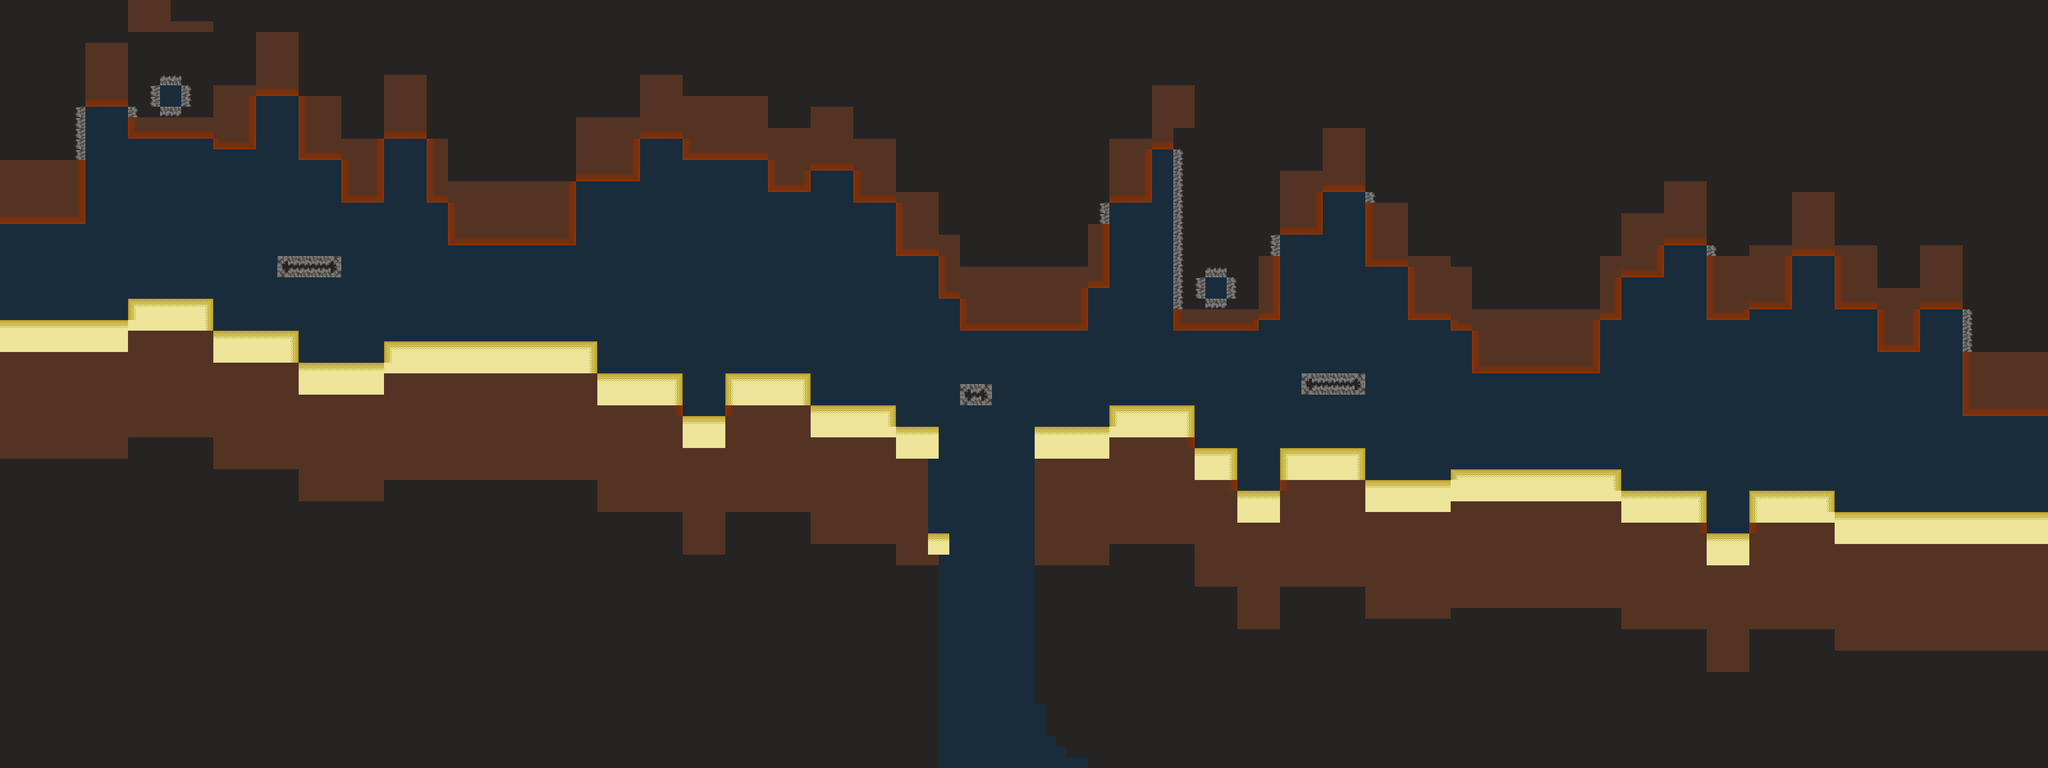

Rendered tile map (Tiled .tmx) drawn with the repository's tilesets; below, a short description and the map source with its tile grids summarised:
An orthogonal 192x72 tile map with 16x16 px tiles, 1 tile layer (Terreno) and 2 objects (Spawn, Connection).

<map version="1.10" tiledversion="1.12.2" orientation="orthogonal" renderorder="right-down" width="192" height="72" tilewidth="16" tileheight="16" infinite="0" backgroundcolor="#192c3b" nextlayerid="3" nextobjectid="35">
 <properties>
  <property name="design_actor_height_px" type="int" value="32" />
  <property name="design_actor_width_px" type="int" value="24" />
  <property name="entry_floor_y" type="int" value="480" />
  <property name="exit_floor_y" type="int" value="768" />
  <property name="next_map" value="Desierto_02_Cavernas_y_ascenso.tmx" />
  <property name="previous_map" value="" />
  <property name="sections" type="int" value="4" />
  <property name="sequence_index" type="int" value="1" />
  <property name="spikes_present" type="bool" value="false" />
  <property name="status" value="geometry_checked_pending_ingame_playtest" />
  <property name="title" value="ENTRADA Y DESCENSO" />
  <property name="world_x" type="int" value="0" />
  <property name="world_y" type="int" value="0" />
 </properties>
 <tileset firstgid="1" source="../../tilesets/Desierto.tsx" />
 <layer id="1" name="Terreno" width="192" height="72">
  <data>[13824 cells, 10857 non-empty, 24 distinct tile ids]</data>
 </layer>
 <objectgroup color="#5ce3b5" id="2" name="Inicio_y_fin" visible="0">
  <properties>
   <property name="design_only" type="bool" value="true" />
  </properties>
  <object id="1" name="Inicio" type="Spawn" x="48" y="480">
   <properties>
    <property name="anchor" value="feet_center" />
    <property name="facing" value="right" />
   </properties>
   <point />
  </object>
  <object id="3" name="Fin" type="Connection" x="3072" y="768">
   <properties>
    <property name="completes_sequence" type="bool" value="false" />
    <property name="next_map" value="Desierto_02_Cavernas_y_ascenso.tmx" />
    <property name="opening_height" type="int" value="144" />
    <property name="opening_top_y" type="int" value="624" />
    <property name="side" value="right" />
   </properties>
   <point />
  </object>
 </objectgroup>
</map>
